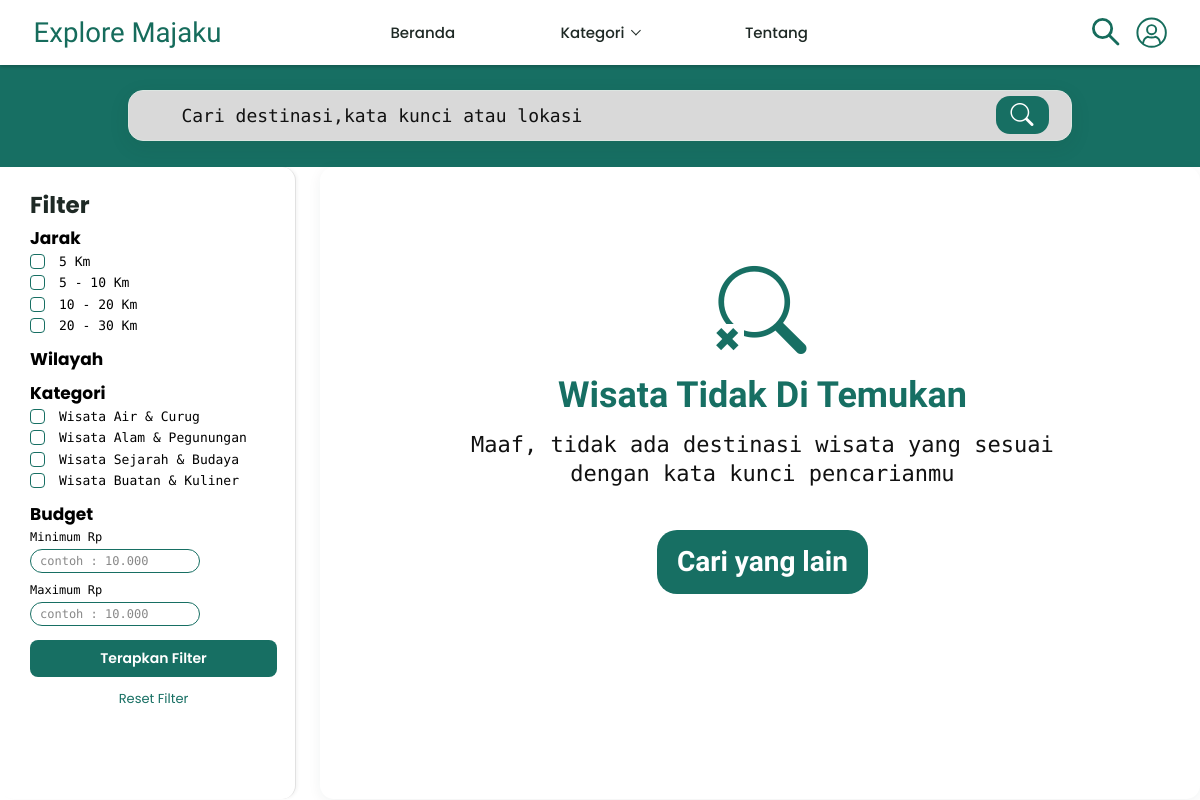
Screenshot of /FrontEnd/pages/hasil_pencarian.php with the database file from the repository.
### tables this page shows
CREATE TABLE `kategori` (
  `Id_kategori` int(12) NOT NULL AUTO_INCREMENT,
  `nama_kategori` varchar(255) NOT NULL,
  `deskripsi` text DEFAULT NULL,
  `gambar` varchar(600) DEFAULT NULL,
  `aktif` tinyint(1) NOT NULL DEFAULT 1,
  PRIMARY KEY (`Id_kategori`)
);

### Backend/database/wisata_repository.php (called while the page is built, shortened)
<?php
function fetchActiveCategories(?mysqli $connection): array
{
    $result = $connection->query(
        "SELECT Id_kategori, nama_kategori, deskripsi, gambar
         FROM kategori
         WHERE aktif = 1
         ORDER BY nama_kategori"
    );
    $categories = $result->fetch_all(MYSQLI_ASSOC);
    return $categories;
}

### FrontEnd/pages/hasil_pencarian.php (the view, shortened to what this page needs)
<?php
$keyword = isset($_GET['q']) && is_string($_GET['q'])
    ? trim($_GET['q'])
    : (isset($_GET['keyword']) && is_string($_GET['keyword'])
        ? trim($_GET['keyword'])
        : '');
$keywordLength = preg_match_all('/./us', $keyword);
$isShortKeyword = $keyword !== '' && $keywordLength !== false && $keywordLength < 2;
$wilayahDipilih = is_array($_GET['wilayah'] ?? null) ? $_GET['wilayah'] : [];
$kategoriDipilih = is_array($_GET['kategori'] ?? null) ? $_GET['kategori'] : [];
$jarakDipilih = is_array($_GET['distance'] ?? null)
    ? array_values(array_filter($_GET['distance'], 'is_string'))
    : [];
$budgetMin = isset($_GET['min']) && $_GET['min'] !== ''
    ? max(0, (int) $_GET['min']) : 0;
$budgetMax = isset($_GET['max']) && $_GET['max'] !== ''
    ? max(0, (int) $_GET['max']) : 1000000;
$categoryDisplayNames = [
    1 => 'Wisata Alam & Pegunungan',
    4 => 'Wisata Air & Curug',
    3 => 'Wisata Buatan & Kuliner',
    2 => 'Wisata Sejarah & Budaya'
];
$destinasi = [];
$filterCategories = [];
try {
    require_once __DIR__ . '/../../Backend/database/koneksi.php';
    require_once __DIR__ . '/../../Backend/database/wisata_repository.php';
    $filterCategories = fetchActiveCategories($conn);
} catch (Throwable $exception) {
    error_log($exception->getMessage());
    $destinasi = [];
}
$hasil = array_filter($destinasi, function ($item) use (
    $keyword,
    $wilayahDipilih,
    $kategoriDipilih,
    $budgetMin,
    $budgetMax
) {
    $cocokKeyword = true;
    if ($keyword !== '') {
        $teksCari = strtolower(
            $item['nama'] . ' ' .
            $item['wilayah'] . ' ' .
            $item['kategori']
        );
        $cocokKeyword = strpos(
            $teksCari,
            strtolower($keyword)
        ) !== false;
    }
    $cocokWilayah = empty($wilayahDipilih);
    foreach ($wilayahDipilih as $wilayah) {
        if (is_string($wilayah) && stripos($item['lokasi'], $wilayah) !== false) {
            $cocokWilayah = true;
        }
    }
    $cocokKategori = empty($kategoriDipilih) ||
        in_array($item['id_kategori'], $kategoriDipilih, true);
    $cocokBudget = $item['harga'] >= $budgetMin &&
        $item['harga'] <= $budgetMax;
    return $cocokKeyword &&
        $cocokWilayah &&
        $cocokKategori &&
        $cocokBudget;
});
$jumlahHasil = count($hasil);
function terpilih($daftar, $nilai)
{
    return in_array($nilai, $daftar, true) ? 'checked' : '';
}
?>
<!DOCTYPE html>
<html lang="id">
<head>
    <link
        href="https://cdn.jsdelivr.net/npm/bootstrap@5.3.3/dist/css/bootstrap.min.css"
        rel="stylesheet"
    >
    <link
        rel="stylesheet"
        href="https://cdn.jsdelivr.net/npm/bootstrap-icons@1.11.3/font/bootstrap-icons.min.css"
    >
    <link rel="stylesheet" href="../CSS/theme.css?v=shared-layout-4">
    <link rel="stylesheet" href="../CSS/hasil_pencarian.css?v=empty-state-1">
    <link rel="stylesheet" href="../CSS/navbar-common.css?v=2">
</head>
<body class="site-navbar-page">
<header class="ep-navbar site-navbar">
    <div class="ep-navbar__inner">
        <a class="ep-logo" href="../../index.php">Explore Majaku</a>
        <nav class="ep-menu" aria-label="Menu utama">
            <a class="ep-menu__beranda" href="../../index.php">Beranda</a>
            <details class="category-dropdown ep-menu__kategori">
                <summary>
                    <span>Kategori</span>
                    <span class="ep-menu__panah" aria-hidden="true"></span>
                </summary>
            </details>
            <a class="ep-menu__tentang" href="tentang.php">Tentang</a>
        </nav>
        <div class="ep-aksi">
            <a class="ep-ikon ep-ikon--cari" href="hasil_pencarian.php" aria-label="Cari">
                <svg viewBox="0 0 36 36" fill="none" stroke="currentColor" stroke-width="3.6" stroke-linecap="round" aria-hidden="true">
                    <circle cx="13.5" cy="13.5" r="11.7"/>
                    <line x1="22.3" y1="22.3" x2="33.2" y2="33.2"/>
                </svg>
            </a>
            <a class="ep-ikon ep-ikon--profil" href="profil.php" aria-label="Profil">
                <svg viewBox="0 0 40 40" fill="none" stroke="currentColor" stroke-width="2.5" stroke-linecap="round" stroke-linejoin="round" aria-hidden="true">
                    <circle cx="20" cy="20" r="18.2"/>
                    <circle cx="20" cy="16.2" r="5.8"/>
                    <path d="M9 33.5C9.7 29.2 12.2 26 15.2 25.2C17 26.6 23 26.6 24.8 25.2C27.8 26 30.3 29.2 31 33.5"/>
                </svg>
            </a>
        </div>
    </div>
</header>
<section class="search-header<?= $isShortKeyword ? ' has-validation' : '' ?>">
    <form action="../../search" method="GET" class="search-box" novalidate
          data-api-url="../../api/destinations/search?q={kata-kunci}">
        <input
            type="search"
            name="q"
            placeholder="Cari destinasi,kata kunci atau lokasi"
            value="<?= htmlspecialchars($keyword, ENT_QUOTES, 'UTF-8') ?>"
            aria-label="Cari destinasi"
            aria-describedby="searchValidation"
            aria-invalid="<?= $isShortKeyword ? 'true' : 'false' ?>"
        >
        <button type="submit" aria-label="Cari">
            <i class="bi bi-search"></i>
        </button>
    </form>
</section>
<main class="search-layout">
    <aside class="filter-sidebar">
        <form action="../../search" method="GET" id="filterForm">
            <h2 class="filter-title">Filter</h2>
            <div class="filter-group distance-filter">
                <h3>Jarak</h3>
                <?php foreach ([
                    '0-5' => '5 Km',
                    '5-10' => '5 - 10 Km',
                    '10-20' => '10 - 20 Km',
                    '20-30' => '20 - 30 Km'
                ] as $distanceValue => $distanceLabel): ?>
                    <label class="filter-option">
                        <input type="checkbox" name="distance[]" value="<?= $distanceValue ?>"
                            <?= terpilih($jarakDipilih, $distanceValue) ?>>
                        <span><?= htmlspecialchars($distanceLabel, ENT_QUOTES, 'UTF-8') ?></span>
                    </label>
                <?php endforeach; ?>
            </div>
            <div class="filter-group">
                <h3>Wilayah</h3>
            </div>
            <div class="filter-group">
                <h3>Kategori</h3>
                <?php foreach ($filterCategories as $filterCategory): ?>
                    <?php $categoryValue = (string) $filterCategory['Id_kategori']; ?>
                    <label class="filter-option">
                        <input type="checkbox" name="kategori[]" value="<?= $categoryValue ?>"
                            <?= terpilih($kategoriDipilih, $categoryValue) ?>>
                        <span><?= htmlspecialchars(
                            $categoryDisplayNames[(int) $filterCategory['Id_kategori']]
                                ?? $filterCategory['nama_kategori'],
                            ENT_QUOTES,
                            'UTF-8'
                        ) ?></span>
                    </label>
                <?php endforeach; ?>
            </div>
            <div class="filter-group budget-group">
                <h3>Budget</h3>
                <div class="budget-field">
                    <label for="minBudget">Minimum Rp</label>
                    <input
                        type="number"
                        id="minBudget"
                        name="min"
                        min="0"
                        placeholder="contoh : 10.000"
                        value="<?= $budgetMin > 0 ? $budgetMin : '' ?>"
                    >
                </div>
                <div class="budget-field">
                    <label for="maxBudget">Maximum Rp</label>
                    <input
                        type="number"
                        id="maxBudget"
                        name="max"
                        min="0"
                        placeholder="contoh : 10.000"
                        value="<?= isset($_GET['max']) ? $budgetMax : '' ?>"
                    >
                </div>
            </div>
            <button type="submit" class="apply-filter">
                Terapkan Filter
            </button>
            <a href="../../search" class="reset-filter">
                Reset Filter
            </a>
        </form>
    </aside>
    <section class="results-section">
        <div class="destination-grid">
            <?php if ($jumlahHasil > 0): ?>
                <?php foreach ($hasil as $item): ?>
                    <a
                        href="detail-wisata.php?id=<?= rawurlencode($item['id']) ?>"
                        class="destination-card"
                    >
                        <img
                            src="../../<?= htmlspecialchars($item['gambar'] ?? 'FrontEnd/assets/images/img.png', ENT_QUOTES, 'UTF-8') ?>"
                            alt="<?= htmlspecialchars($item['nama'], ENT_QUOTES, 'UTF-8') ?>"
                            loading="lazy"
                            onerror="this.onerror=null;this.src='../assets/images/img.png';"
                        >
                        <div class="card-content">
                            <h2>
                                <?= htmlspecialchars($item['nama'], ENT_QUOTES, 'UTF-8') ?>
                            </h2>
                            <div class="rating">
                                <?php if ($item['rating'] !== null && $item['review_count'] > 0): ?>
                                    <span class="stars">★ <?= number_format($item['rating'], 1, ',', '.') ?>/5</span>
                                    <span class="review-count">(<?= (int) $item['review_count'] ?> ulasan)</span>
                                <?php else: ?>
                                    <span class="review-count">Belum ada ulasan</span>
                                <?php endif; ?>
                            </div>
                            <div class="location">
                                <svg class="map-pin-icon" viewBox="0 0 40 44" aria-hidden="true">
                                    <ellipse class="map-pin-ground" cx="20" cy="37" rx="14" ry="5"></ellipse>
                                    <path class="map-pin-ground-right" d="M20 32a14 5 0 0 1 0 10z"></path>
                                    <path class="map-pin-body" d="M20 3C13.4 3 9 7.9 9 13.8c0 7.2 8.6 14.6 11 19.2 2.4-4.6 11-12 11-19.2C31 7.9 26.6 3 20 3z"></path>
                                    <circle class="map-pin-hole" cx="20" cy="13.5" r="4.8"></circle>
                                </svg>
                                <span>
                                    <?= htmlspecialchars($item['lokasi'], ENT_QUOTES, 'UTF-8') ?>
                                </span>
                            </div>
                            <span
                                class="distance"
                                data-latitude="<?= htmlspecialchars((string) $item['latitude'], ENT_QUOTES, 'UTF-8') ?>"
                                data-longitude="<?= htmlspecialchars((string) $item['longitude'], ENT_QUOTES, 'UTF-8') ?>"
                            >
                                Menghitung jarak...
                            </span>
                        </div>
                    </a>
                <?php endforeach; ?>
            <?php else: ?>
                <div class="empty-results">
                    <span class="empty-search-icon" aria-hidden="true">
                        <i class="bi bi-search"></i>
                        <span>×</span>
                    </span>
                    <h2>Wisata Tidak Di Temukan</h2>
                    <p>Maaf, tidak ada destinasi wisata yang sesuai dengan kata kunci pencarianmu</p>
                    <a href="../../search">Cari yang lain</a>
                </div>
            <?php endif; ?>
        </div>
    </section>
</main>
</body>
</html>

### rows the page displays
kategori: Id_kategori "Wisata Air & Curug"
kategori: Id_kategori "Wisata Alam & Pegunungan"
kategori: Id_kategori "Wisata Sejarah & Budaya"
kategori: Id_kategori "Wisata Buatan & Kuliner"

### other values shown
$distanceLabel "5 Km"
$distanceLabel "5 - 10 Km"
$distanceLabel "10 - 20 Km"
$distanceLabel "20 - 30 Km"
